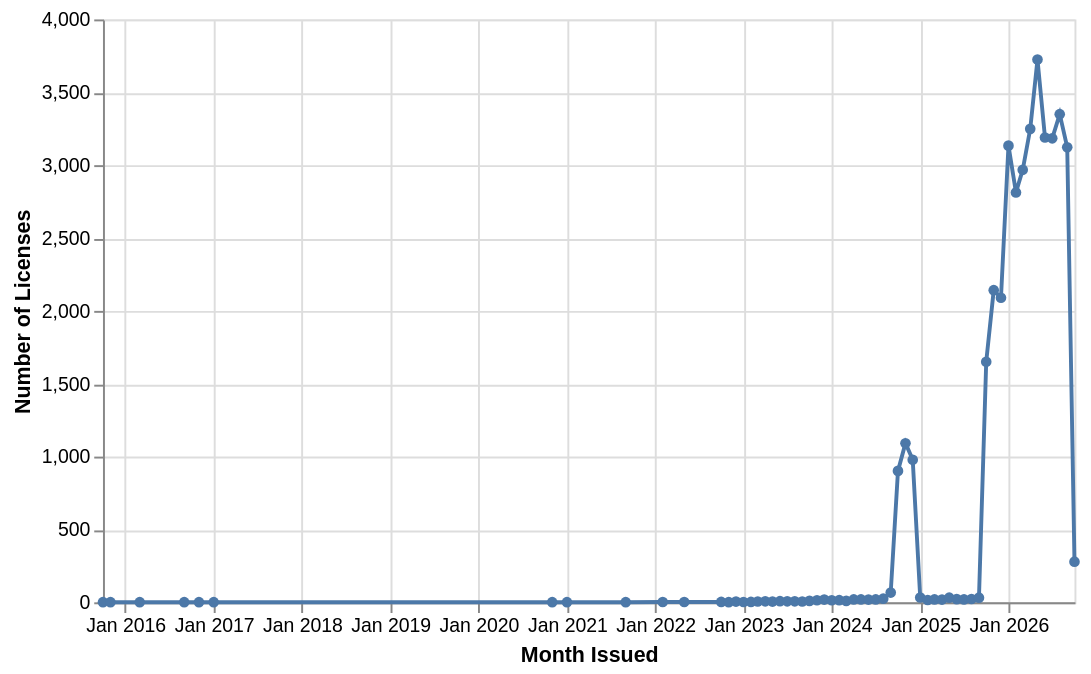

Notebook source saved alongside this figure:
### Markdown cell above
#### Exploratory Plot 2

+ Question: when were the active licenses issued?
+ Line chart of licenses per month using the `yearmonth` time unit

### Code cell
alt.Chart(daily).mark_line(point=True).encode(
    alt.X('yearmonth(license_issue_date):T', axis=alt.Axis(title='Month Issued')),
    alt.Y('sum(Licenses)', axis=alt.Axis(title='Number of Licenses'))
).properties(width=500)

### Figure 1 — Vega-Lite specification as saved in the notebook (floating-point values rounded to 4 significant figures; data arrays with more than 128 entries replaced by an {"elided": "..."} marker saying what was removed)
{"$schema": "https://vega.github.io/schema/vega-lite/v5.20.1.json", "config": {"view": {"continuousHeight": 300, "continuousWidth": 300}}, "data": {"name": "data-58c7987cb4fcf137c77dbd41b02ced38"}, "datasets": {"data-58c7987cb4fcf137c77dbd41b02ced38": {"elided": "1325 records"}}, "encoding": {"x": {"axis": {"title": "Month Issued"}, "field": "license_issue_date", "timeUnit": "yearmonth", "type": "temporal"}, "y": {"aggregate": "sum", "axis": {"title": "Number of Licenses"}, "field": "Licenses", "type": "quantitative"}}, "mark": {"point": true, "type": "line"}, "width": 500}
